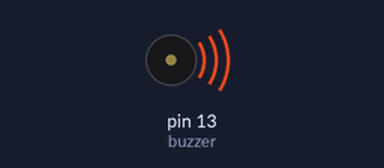
A sketch run on a simulated Arduino Uno, built with avr-gcc and run on an emulated ATmega328P. Shown: buzzer (waves = sounding).

Above: at 0.5 s.
Timing chart, 0 to 3.0 s (numbered marks = the images above):
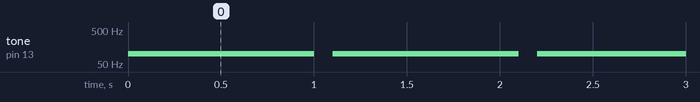

Measured:
- by itself, tone on pin 13 (buzzer): alternates 100 Hz for 1.0 s and silent for 0.10 s

The sketch:

buzzer.ino
```cpp
const int buzzer = 13; //buzzer to arduino pin 13


void setup(){

  pinMode(buzzer, OUTPUT); // Set buzzer - pin 9 as an output

}

void loop(){

  tone(buzzer, 100); // Send 1KHz sound signal...
  delay(1000);        // ...for 1 sec
  noTone(buzzer);     // Stop sound...
  delay(100);        // ...for 1sec

}
```
